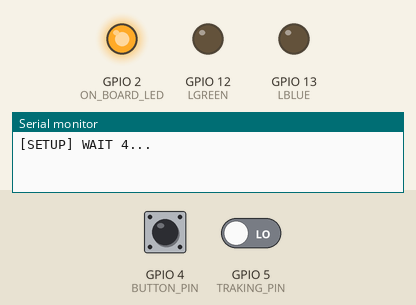
Bench run of a sketch on a simulated ESP8266 (NodeMCU). On the bench: output pins drawn as LEDs (lit = HIGH), the last lines printed to the serial monitor. The test bench sets the inputs (shaded band); at power-on: GPIO 4 (BUTTON_PIN) HIGH, GPIO 5 (TRAKING_PIN) LOW. WiFi joins after 1.5 s; servers stay silent unless stated.

Above: at 0.1 s.
At 8.1 s:
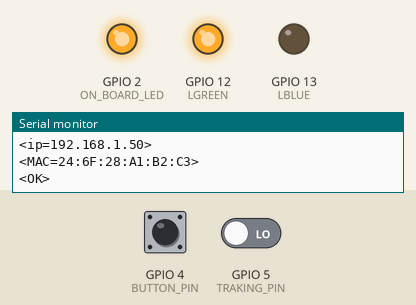
Timing chart, 0 to 10.0 s (numbered marks = the images above):
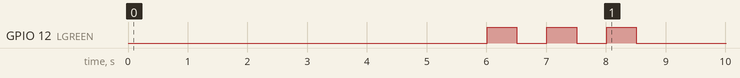

The sketch:

ESP12_F_SendInBlue_IR_2_2_ToBeAdapted.ino
```cpp
/******************************************************************************************
   ESP-12-F Detect collision with Optocoupleur connected to GPIO5 / D04
            Send an email with GMAIL if collision detected
            Push button reboot
   -- v 2.2
   -- When use with KingRoon KP3S, the start position is the board covering IR
   -- So if the collision is detected less than 3' after init it is not the printing end
   -- SendMail inspired by Rui Santos
     - ESP8266: https://RandomNerdTutorials.com/esp8266-nodemcu-send-email-smtp-server-arduino/

******************************************************************************************/
#include <Arduino.h>
#include <ESP8266WiFi.h>
#include <ESP8266WiFiMulti.h>
#include <ESP8266HTTPClient.h>
#include <WiFiClientSecureBearSSL.h>
#include <ESP_Mail_Client.h>

# define LRED   15
# define LGREEN 12
# define LBLUE  13
///////////////////////////////////////////
//========================================
//----------------------
//--- Enter SSID and WIFI PASSWORD
#define WIFI_SSID "xxx"
#define WIFI_PASSWORD "yyy"

/////////////////
#define SMTP_HOST "smtp-relay.sendinblue.com"
#define SMTP_PORT 587
//----------------------
//--- Enter the mail sign in credentials */
#define AUTHOR_EMAIL "xxx@xxx"
#define AUTHOR_PASSWORD "xxxxx"
//----------------------
//--- Enter the Recipient's email*/
#define RECIPIENT_EMAIL "xxx@xxxx"
//========================================
////////////////////////////////////////////

int valueRED = LOW, valueBLUE = LOW, valueGREEN = LOW;


ESP8266WiFiMulti WiFiMulti;

IPAddress ip;
String sIp = "";

const int BUTTON_PIN = 4;    // Define pin the button is connected to
const int ON_BOARD_LED = 2;  // Define pin the on-board LED is connected to
const int LDR_PIN = A0;      // Define the analog pin the LDR is connected to
const int TRAKING_PIN = 5;   // The tracking module attach to pin 5

bool IsStart = false;        // False, the board is on the detector and less than 3' is passed <=> Printing not started
bool SmsSent = false;        // True if an Sms has been sent

unsigned long start, nTimer = 180000; //3*60*1000millisecondes -- Start dé&tection after 3 minutes

/* The SMTP Session object used for Email sending */
SMTPSession smtp;

/* Callback function to get the Email sending status */
void smtpCallback(SMTP_Status status);

//-- Setup
void setup() {

  Serial.begin(115200);

  pinMode(ON_BOARD_LED, OUTPUT);     // Initialize the LED_BUILTIN pin as an output
  pinMode(BUTTON_PIN, INPUT_PULLUP); // Initialize button pin with built-in pullup.
  digitalWrite(ON_BOARD_LED, HIGH);  // Ensure LED is off
  pinMode(TRAKING_PIN, INPUT);       // set trackingPin as INPUT;

  //////////////////////////////

  for (uint8_t t = 4; t > 0; t--) {
    Serial.printf("[SETUP] WAIT %d...\n", t);
    Serial.flush();
    delay(1000);
  }

  WiFi.mode(WIFI_STA);
  WiFiMulti.addAP(WIFI_SSID, WIFI_PASSWORD);

  Serial.println();
  Serial.print("Connecting to AP");
  WiFi.begin(WIFI_SSID, WIFI_PASSWORD);
  while (WiFi.status() != WL_CONNECTED) {
    Serial.print(".");
    delay(500);
  }

  Serial.println("");
  Serial.println("WiFi connected.");
  Serial.println("IP address: ");
  Serial.println(WiFi.localIP());
  Serial.println();

  //////////////////:

  int nRetry = 0;
  while ((WiFi.status() != WL_CONNECTED) && nRetry < 5)
  {
    analogWrite( LBLUE, 1023);
    delay(500);
    analogWrite( LBLUE, 0);
    delay(500);
    nRetry++;
  }
  analogWrite( LBLUE, 0);
  Serial.println("<WiFi connected>");
  Serial.flush();
  Serial.println("<GMAIL_IR ver=v2.2>");
  Serial.print("<ip=");
  ip = WiFi.localIP();
  sIp = String(ip[0]) + "." + String(ip[1]) + "." + String(ip[2]) + "." +  String(ip[3]);
  Serial.print(sIp);
  // Serial.print(WiFi.localIP());
  Serial.println(">");
  Serial.print("<MAC=");
  Serial.print(WiFi.macAddress());
  Serial.println(">");
  Serial.println("<OK>");
  for ( int x = 0 ; x < 3 ; x++ ) {
    analogWrite( LGREEN, 0);
    delay(500);
    analogWrite( LGREEN, 1023);
    delay(500);
  }
  analogWrite( LGREEN, 0);
  SendPrinterMail("Start printing");
}

// the loop function runs over and over again forever
void loop() {
  start = millis();
  int btn_Status = HIGH;
  // Check status of button
  btn_Status = digitalRead (BUTTON_PIN);
  if (btn_Status == LOW) {                // Button pushed, so do something
    analogWrite( LGREEN, 1023);
    delay(500);
    Serial.println(start);
    ESP.restart();
  }
  bool val = digitalRead(TRAKING_PIN); // read the value of tracking module
  if (val == HIGH)
  {
    if ((IsStart) && (!SmsSent)) {
      SmsSent = true;
      SendPrinterMail("Printing stopped");
      analogWrite( LRED, 0);
      analogWrite( LBLUE, 1023);
    }
  }
  if (start > nTimer && !IsStart)  {
    IsStart = true;
    analogWrite( LGREEN, 0);
    analogWrite( LRED, 1023);
  }
}

void SendPrinterMail(String sMsg) {

  /** Enable the debug via Serial port
     none debug or 0
     basic debug or 1
  */
  smtp.debug(1);

  /* Set the callback function to get the sending results */
  smtp.callback(smtpCallback);

  /* Declare the session config data */
  ESP_Mail_Session session;

  /* Set the session config */
  session.server.host_name = SMTP_HOST;
  session.server.port = SMTP_PORT;
  session.login.email = AUTHOR_EMAIL;
  session.login.password = AUTHOR_PASSWORD;
  session.login.user_domain = "";

  /* Declare the message class */
  SMTP_Message message;

  /* Set the message headers */
  message.sender.name = "ESP";
  message.sender.email = AUTHOR_EMAIL;
  message.subject = "ESP Test Email New";
  message.addRecipient("Andrologiciels", RECIPIENT_EMAIL);

  /*Send HTML message*/
  String htmlMsg = "<div style=\"color:#2f4468;\"><h1>" + sMsg + "</h1><p>- Sent from ESP board</p></div>";
  message.html.content = htmlMsg.c_str();
  message.html.content = htmlMsg.c_str();
  message.text.charSet = "us-ascii";
  message.html.transfer_encoding = Content_Transfer_Encoding::enc_7bit;

  /*
    //Send raw text message
    String textMsg = "Hello World! - Sent from ESP board";
    message.text.content = textMsg.c_str();
    message.text.charSet = "us-ascii";
    message.text.transfer_encoding = Content_Transfer_Encoding::enc_7bit;

    message.priority = esp_mail_smtp_priority::esp_mail_smtp_priority_low;
    message.response.notify = esp_mail_smtp_notify_success | esp_mail_smtp_notify_failure | esp_mail_smtp_notify_delay;*/

  /* Set the custom message header */
  //message.addHeader("Message-ID: <abcde.fghij@gmail.com>");

  /* Connect to server with the session config */
  if (!smtp.connect(&session))
    return;

  /* Start sending Email and close the session */
  if (!MailClient.sendMail(&smtp, &message))
    Serial.println("Error sending Email, " + smtp.errorReason());
}

/* Callback function to get the Email sending status */
void smtpCallback(SMTP_Status status) {
  /* Print the current status */
  Serial.println(status.info());

  /* Print the sending result */
  if (status.success()) {
    Serial.println("----------------");
    ESP_MAIL_PRINTF("Message sent success: %d\n", status.completedCount());
    ESP_MAIL_PRINTF("Message sent failled: %d\n", status.failedCount());
    Serial.println("----------------\n");
    struct tm dt;

    for (size_t i = 0; i < smtp.sendingResult.size(); i++) {
      /* Get the result item */
      SMTP_Result result = smtp.sendingResult.getItem(i);
      time_t ts = (time_t)result.timestamp;
      localtime_r(&ts, &dt);

      ESP_MAIL_PRINTF("Message No: %d\n", i + 1);
      ESP_MAIL_PRINTF("Status: %s\n", result.completed ? "success" : "failed");
      ESP_MAIL_PRINTF("Date/Time: %d/%d/%d %d:%d:%d\n", dt.tm_year + 1900, dt.tm_mon + 1, dt.tm_mday, dt.tm_hour, dt.tm_min, dt.tm_sec);
      ESP_MAIL_PRINTF("Recipient: %s\n", result.recipients);
      ESP_MAIL_PRINTF("Subject: %s\n", result.subject);
    }
    Serial.println("----------------\n");
    analogWrite( LBLUE, 0);
    analogWrite( LGREEN, 1023);
  }
}
```
